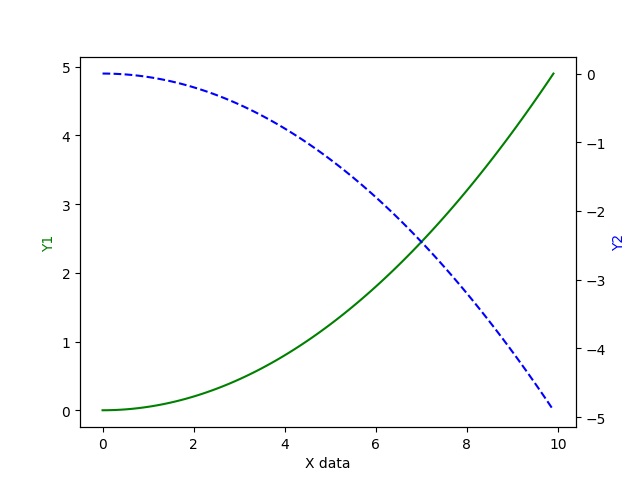

Source code (Python):
import matplotlib.pyplot as plt
import numpy as np

x = np.arange(0, 10, 0.1)
y1 = 0.05 * x**2
y2 = -1 * y1

fig, ax1 = plt.subplots()
ax2 = ax1.twinx()   # mirror the y-axis (share x-axis)
ax1.plot(x, y1, 'g-')
ax2.plot(x, y2, 'b--')
ax1.set_xlabel('X data')
ax1.set_ylabel('Y1', color = 'g')
ax2.set_ylabel('Y2', color = 'b')

plt.show()
